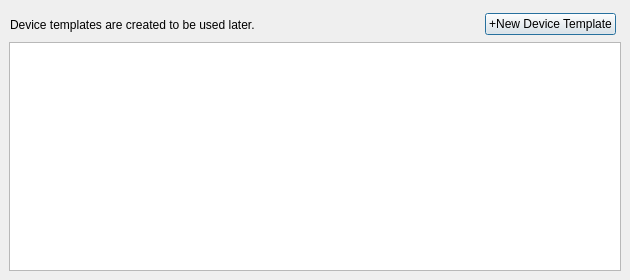
<?xml version="1.0" encoding="UTF-8"?>
<ui version="4.0">
 <class>frmNewDeviceTemplateView</class>
 <widget class="QDialog" name="frmNewDeviceTemplateView">
  <property name="geometry">
   <rect>
    <x>0</x>
    <y>0</y>
    <width>630</width>
    <height>280</height>
   </rect>
  </property>
  <property name="windowTitle">
   <string>Device Template</string>
  </property>
  <widget class="QTableWidget" name="tbWidegtViewDB">
   <property name="geometry">
    <rect>
     <x>9</x>
     <y>42</y>
     <width>612</width>
     <height>229</height>
    </rect>
   </property>
  </widget>
  <widget class="QWidget" name="layoutWidget">
   <property name="geometry">
    <rect>
     <x>10</x>
     <y>11</y>
     <width>606</width>
     <height>27</height>
    </rect>
   </property>
   <layout class="QHBoxLayout" name="horizontalLayout">
    <item>
     <widget class="QLabel" name="label">
      <property name="text">
       <string>Device templates are created to be used later.</string>
      </property>
     </widget>
    </item>
    <item>
     <spacer name="horizontalSpacer">
      <property name="orientation">
       <enum>Qt::Horizontal</enum>
      </property>
      <property name="sizeHint" stdset="0">
       <size>
        <width>78</width>
        <height>20</height>
       </size>
      </property>
     </spacer>
    </item>
    <item>
     <widget class="QPushButton" name="pushButton">
      <property name="text">
       <string>+New Device Template</string>
      </property>
     </widget>
    </item>
   </layout>
  </widget>
 </widget>
 <resources/>
 <connections/>
</ui>
